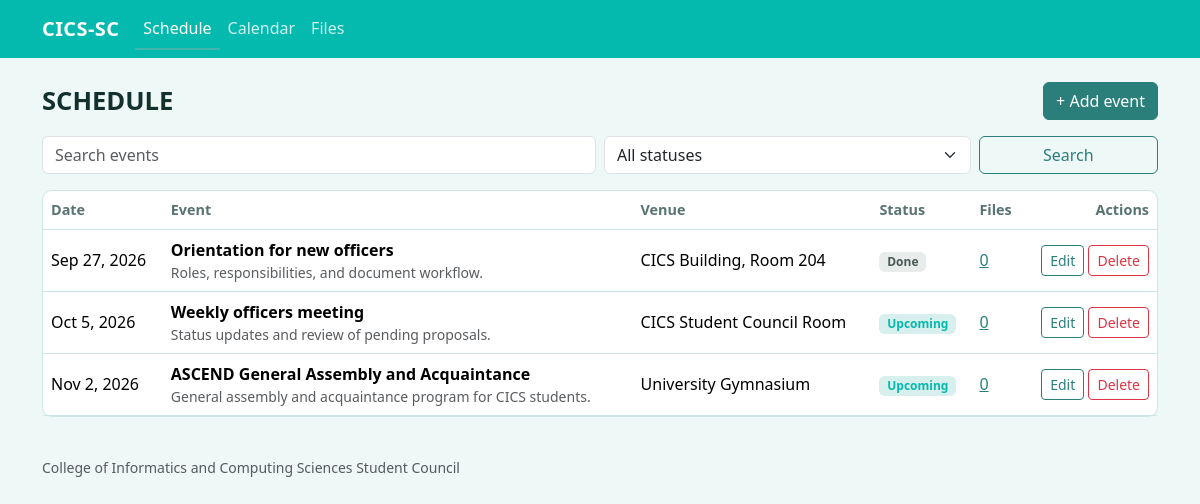
The page / on the database its author committed.
### tables this page shows
CREATE TABLE events (
  id          INT AUTO_INCREMENT PRIMARY KEY,
  title       VARCHAR(100) NOT NULL,
  event_date  DATE         NOT NULL,
  venue       VARCHAR(100) NOT NULL DEFAULT '',
  status      ENUM('Upcoming','Done','Cancelled') NOT NULL DEFAULT 'Upcoming',
  description TEXT,
  created_at  TIMESTAMP    NOT NULL DEFAULT CURRENT_TIMESTAMP
);

### config.php (called while the page is built, shortened)
<?php
function e($value)
{
    return htmlspecialchars((string)$value, ENT_QUOTES, 'UTF-8');
}

### index.php (the view, shortened to what this page needs)
<?php
require 'config.php';
$q      = trim($_GET['q'] ?? '');
$sql    = 'SELECT e.*, (SELECT COUNT(*) FROM files f WHERE f.event_id = e.id) AS file_count FROM events e WHERE e.title LIKE ?';
$params = ['%' . $q . '%'];
$sql .= ' ORDER BY e.event_date';
$stmt = $pdo->prepare($sql);
$stmt->execute($params);
$events = $stmt->fetchAll();
$page  = 'schedule';
require 'header.php';
?>
<div class="d-flex justify-content-between align-items-center mb-3">
  <h1 class="m-0">Schedule</h1>
  <a class="btn btn-primary" href="event_form.php">+ Add event</a>
</div>
<form method="get" class="row g-2 mb-3">
  <div class="col-md-6"><input class="form-control" type="search" name="q" placeholder="Search events" aria-label="Search events" value="<?= e($q) ?>"></div>
  <div class="col-md-4">
    <select class="form-select" name="status" aria-label="Filter by status" onchange="this.form.submit()">
      <option value="">All statuses</option>
    </select>
  </div>
  <div class="col-md-2 d-grid"><button class="btn btn-outline-primary" type="submit">Search</button></div>
</form>
<div class="panel">
<?php if (!$events): ?>
  <p class="text-center text-muted p-4 m-0">No events found. <a href="event_form.php">Add one.</a></p>
<?php else: ?>
  <div class="table-responsive">
    <table class="table align-middle m-0">
      <thead><tr><th>Date</th><th>Event</th><th>Venue</th><th>Status</th><th>Files</th><th class="text-end">Actions</th></tr></thead>
      <tbody>
      <?php foreach ($events as $ev): ?>
        <tr>
          <td class="text-nowrap"><?= e(date('M j, Y', strtotime($ev['event_date']))) ?></td>
          <td><strong><?= e($ev['title']) ?></strong><?php if ($ev['description']): ?><div class="text-muted small"><?= e($ev['description']) ?></div><?php endif; ?></td>
          <td><?= e($ev['venue'] ?: 'To be announced') ?></td>
          <td><span class="badge badge-<?= e(strtolower($ev['status'])) ?>"><?= e($ev['status']) ?></span></td>
          <td><a href="files.php?event_id=<?= (int)$ev['id'] ?>"><?= (int)$ev['file_count'] ?></a></td>
          <td class="text-end text-nowrap">
            <a class="btn btn-sm btn-outline-primary" href="event_form.php?id=<?= (int)$ev['id'] ?>">Edit</a>
            <form method="post" action="event_delete.php" class="d-inline" onsubmit="return confirm('Delete this event?');">
              <button class="btn btn-sm btn-outline-danger" type="submit">Delete</button>
            </form>
          </td>
        </tr>
      <?php endforeach; ?>
      </tbody>
    </table>
  </div>
<?php endif; ?>
</div>
<?php require 'footer.php'; ?>

### header.php (shortened to what this page needs)
<?php $page = $page ?? ''; ?>
<!doctype html>
<html lang="en">
<head>
  <link href="https://cdn.jsdelivr.net/npm/bootstrap@5.3.3/dist/css/bootstrap.min.css" rel="stylesheet">
  <link href="style.css" rel="stylesheet">
</head>
<body>
<nav class="navbar navbar-expand app-nav">
  <div class="container">
    <a class="navbar-brand" href="index.php">CICS-SC</a>
    <ul class="navbar-nav me-auto">
      <li class="nav-item"><a class="nav-link <?= $page === 'schedule' ? 'active' : '' ?>" href="index.php">Schedule</a></li>
      <li class="nav-item"><a class="nav-link <?= $page === 'calendar' ? 'active' : '' ?>" href="calendar.php">Calendar</a></li>
      <li class="nav-item"><a class="nav-link <?= $page === 'files' ? 'active' : '' ?>" href="files.php">Files</a></li>
    </ul>
  </div>
</nav>
<main class="container py-4">

### footer.php (shortened to what this page needs)
</main>
<footer class="container py-3 text-muted small">College of Informatics and Computing Sciences Student Council</footer>
</body>
</html>

### style.css (style rules this page uses)
:root { --verdigris: #43B3AE; --primary: #2A7F7A; --deep: #04b9ad; --mist: #EEF8F7; --soft: #D7EFED; --line: #CBE6E4; --ink: #12302E; --muted: #587371; }
body { background: var(--mist); color: var(--ink); }
.app-nav { background: var(--deep); }
.app-nav .navbar-brand { color: #fff; font-weight: 800; letter-spacing: .02em; }
.app-nav .nav-link { color: rgba(255,255,255,.82); border-bottom: 2px solid transparent; }
.app-nav .nav-link.active { color: #fff; border-bottom-color: var(--verdigris); }
a { color: var(--primary); }
h1 { font-size: 1.6rem; font-weight: 800; text-transform: uppercase; }
.panel { background: #fff; border: 1px solid var(--line); border-radius: 10px; }
.btn-primary { --bs-btn-bg: var(--primary); --bs-btn-border-color: var(--primary); --bs-btn-hover-bg: var(--deep); --bs-btn-hover-border-color: var(--deep); --bs-btn-active-bg: var(--deep); --bs-btn-active-border-color: var(--deep); --bs-btn-disabled-bg: var(--primary); --bs-btn-disabled-border-color: var(--primary); }
.btn-outline-primary { --bs-btn-color: var(--primary); --bs-btn-border-color: var(--primary); --bs-btn-hover-bg: var(--primary); --bs-btn-hover-border-color: var(--primary); --bs-btn-active-bg: var(--deep); --bs-btn-active-border-color: var(--deep); }
.table { --bs-table-bg: transparent; }
.table th { color: var(--muted); font-weight: 600; font-size: .9rem; border-bottom-color: var(--line); }
.table td { border-color: var(--line); }
.badge-upcoming { background: var(--soft); color: var(--deep); }
.badge-done { background: #E8ECEB; color: #4A5A58; }

### rows shown on the page
events: event_date "Sep 27, 2026", title "Orientation for new officers", description "Roles, responsibilities, and document workflow.", venue "CICS Building, Room 204", status "Done", file_count "0"
events: event_date "Oct 5, 2026", title "Weekly officers meeting", description "Status updates and review of pending proposals.", venue "CICS Student Council Room", status "Upcoming", file_count "0"
events: event_date "Nov 2, 2026", title "ASCEND General Assembly and Acquaintance", description "General assembly and acquaintance program for CICS students.", venue "University Gymnasium", status "Upcoming", file_count "0"
